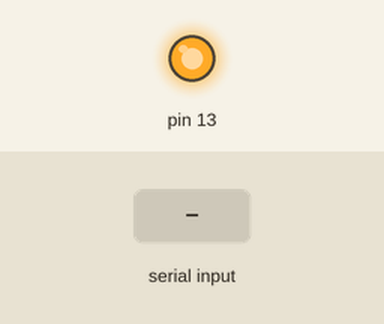
Simulated run of this sketch. Board: Arduino Uno, built with avr-gcc and run on an emulated ATmega328P. On the bench: output pins drawn as LEDs (lit = HIGH). The test bench sets the inputs (shaded band). What the sketch prints to the serial monitor is not drawn.

Above: at 0.1 s.
At 1.2 s:
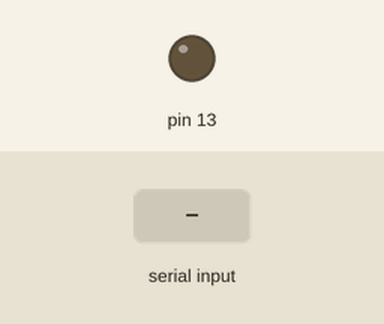
1.3 s: "reset" received over Serial
2.8 s: "1" received over Serial
Timing chart, 0 to 5.8 s (numbered marks = the images above; inputs shaded):
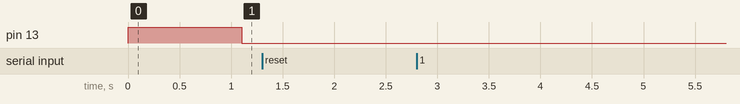

The sketch:

tempsensor.ino
```cpp
#include <SerialReader.h>

SerialReader SerReader;

// Buffer which we read data into
const int STR_DATA_LEN = 50;
char stringData[STR_DATA_LEN];

// 7 minutes * 1440 readings = 7 days
const unsigned long TEMP_INTERVAL = 420000; // 7 * 60 * 1000
// 1 bytes per reading so memory usage is NUM_TEMP_READINGS
const int NUM_TEMP_READINGS = 1440;
unsigned char tempData[NUM_TEMP_READINGS];
int tempIndex = 0;
int numReadings = 0;
int totalReadings = 0;
unsigned long SERIAL_SPEED = 115200;

unsigned long nowTime = 0;
unsigned long ledOffTime = 0;
unsigned long nextReadingTime = 0;

void setup()
{
  pinMode(13, OUTPUT);
  Serial.begin(SERIAL_SPEED);  //Start the serial connection with the copmuter
                                //to view the result open the serial monitor
                                //last button beneath the file bar (looks like a box with an antenae)
}

void loop()
{
  recordTempData();
  returnTempData();
}

void recordTempData()
{
  Serial.println("CollectingData");

  while (true)
  {
    // Wait for the next reading time
    unsigned long nowTime = millis();
    if (nowTime <= ledOffTime) { digitalWrite(13, HIGH); }
    bool loopBreak = false;
    bool ledOn = true;
    while (nowTime < nextReadingTime)
    {
      if (ledOn && (nowTime > ledOffTime)) { digitalWrite(13, LOW); ledOn = false; }
      if (SerReader.readString(stringData, STR_DATA_LEN) > 0)
      {
        Serial.print("Read: ");
        Serial.println(stringData);
        loopBreak = true;
        break;
      }
      delay(100);
      nowTime = millis();
    }
    if (loopBreak) {break;}

    //Serial.print("Collect Data - Index ");
    //Serial.prinln(tempIndex);
    unsigned char latestTemp = (unsigned char)(getTemp() * 5);
    tempData[tempIndex] = latestTemp;
    tempIndex++;
    totalReadings++;

    // Schedule next reading
    ledOffTime = nowTime + 1000;
    nextReadingTime = nowTime + TEMP_INTERVAL;

    if (numReadings < NUM_TEMP_READINGS) { numReadings++; }
    if (tempIndex == NUM_TEMP_READINGS) { tempIndex = 0; }
  }

  Serial.println("GotData");
}

//TMP36 Pin Variables
int temperaturePin = 0; //the analog pin the TMP36's Vout (sense) pin is connected to
                        //the resolution is 10 mV / degree centigrade
                        //(500 mV offset) to make negative temperatures an option

float getTemp()
{
 float temperature = getVoltage(temperaturePin);  //getting the voltage reading from the temperature sensor
 temperature = (temperature - .5) * 100;          //converting from 10 mv per degree wit 500 mV offset
                                                  //to degrees ((volatge - 500mV) times 100)
 return temperature;
}

/*
 * getVoltage() - returns the voltage on the analog input defined by
 * pin
 */
float getVoltage(int pin){
 return (analogRead(pin) * .004882814); //converting from a 0 to 1024 digital range
                                        // to 0 to 5 volts (each 1 reading equals ~ 5 millivolts
}

void returnTempData()
{
  int outputCount = 0;
  int i = tempIndex + 1;
  if (numReadings < NUM_TEMP_READINGS)
  {
    // Got some blank values - skip these
    i += (NUM_TEMP_READINGS - numReadings);
  }
  Serial.println("------");
  Serial.print("Total Readings, ");
  Serial.println(totalReadings);
  Serial.print("Num Readings, ");
  Serial.println(numReadings);
  Serial.print("Lost Readings, ");
  Serial.println((totalReadings - numReadings));
  Serial.print("Reading Interval, ");
  Serial.println(TEMP_INTERVAL);
  Serial.println("------");
  digitalWrite(13, HIGH);
  while(outputCount < numReadings)
  {
    if (i >= NUM_TEMP_READINGS)
    {
      i = 0;
    }
    Serial.print(i);
    Serial.print(",");
    double dtempData = (double)tempData[i];
    double fixdtempData = dtempData / 5;
    Serial.println(fixdtempData);
    outputCount++;
    i++;
  }
  digitalWrite(13, LOW);
  Serial.println("------");

  if (strcmp(stringData, "reset") == 0)
  {
    tempIndex = 0;
    numReadings = 0;
    totalReadings = 0;
    Serial.println("Reset");
    Serial.println("------");
  }
}
```
